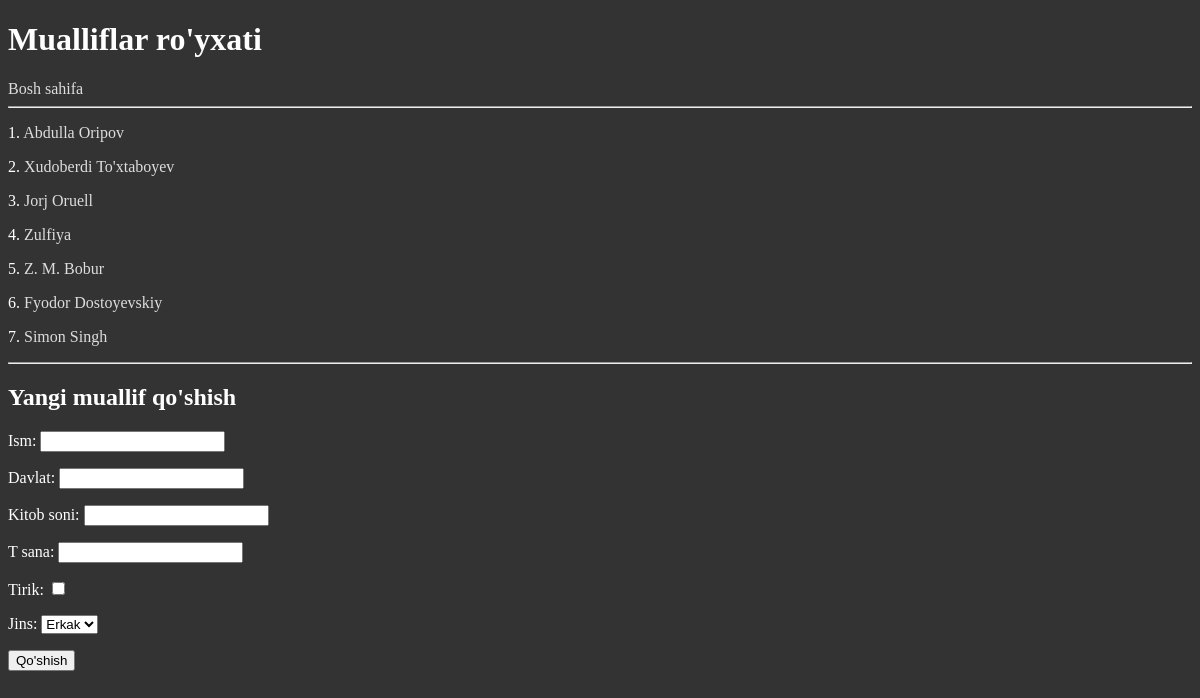
The page /mualliflar/ on the database as committed earlier.
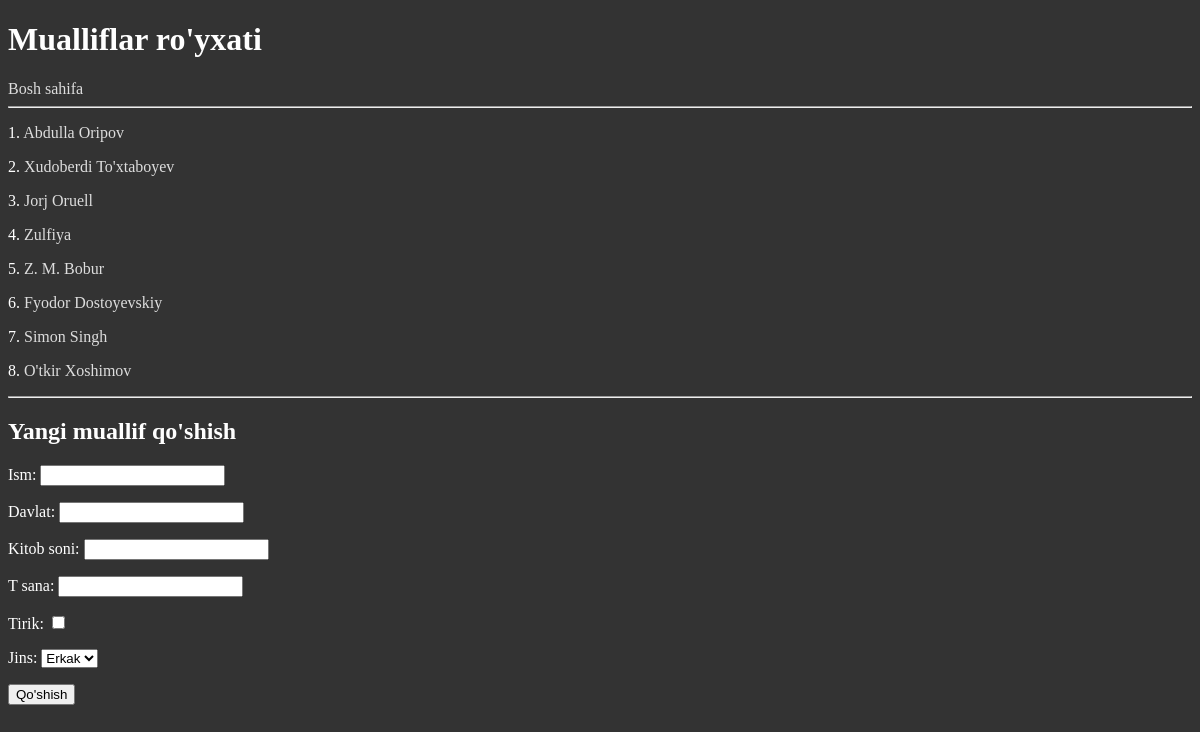
The same page on the database as committed later.
### mainApp/models.py (models this page shows, shortened)
class Muallif(models.Model):
    JINS_CHOICES = (
        ('Erkak', 'Erkak'),
        ('Ayol', 'Ayol'),
    )
    ism = models.CharField(max_length=100)
    davlat = models.CharField(max_length=100)
    kitob_soni = models.PositiveSmallIntegerField(blank=True, null=True)
    t_sana = models.DateField(blank=True, null=True)
    tirik = models.BooleanField(default=False)
    jins = models.CharField(max_length=10, choices=JINS_CHOICES, default='Erkak')
    class Meta:
        verbose_name_plural = 'Mualliflar'

### mainApp/views.py (the view)
# urls.py: path('mualliflar/', mualliflar_view, name='mualliflar'),
def mualliflar_view(request):
    form = MuallifForm
    if request.method == "POST":
        form = MuallifForm(request.POST)
        if form.is_valid():
            form.save()
        return redirect('mualliflar')
    mualliflar = Muallif.objects.all()
    context = {
        'mualliflar': mualliflar,
        'form': form,
    }
    return render(request, 'mualliflar.html', context)

### templates/mualliflar.html (shortened to what this page needs)
<!DOCTYPE html>
<html lang="en">
<head>
</head>
<body>
    <h1>Mualliflar ro'yxati</h1>
    <a href="/">Bosh sahifa</a>
    <hr>
    {% for muallif in mualliflar %}
        <p>{{ forloop.counter }}.
            <a href="/mualliflar/{{ muallif.id }}/">{{ muallif.ism }}</a>
        </p>
    {% endfor %}
    <hr>
<h2>Yangi muallif qo'shish</h2>
<form method="post">
    {{ form.as_p }}
    <button type="submit">Qo'shish</button>
</form>
</body>
</html>

Rows that differ between the two databases and show on the page:
added Muallif: ism "O'tkir Xoshimov"
